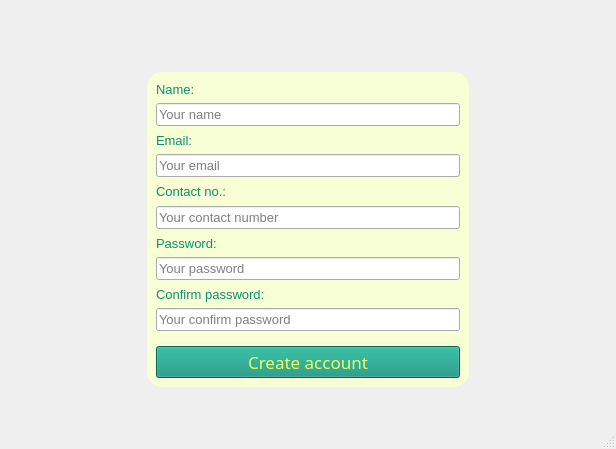
<?xml version="1.0" encoding="UTF-8"?>
<ui version="4.0">
 <class>MainWindow</class>
 <widget class="QMainWindow" name="MainWindow">
  <property name="geometry">
   <rect>
    <x>0</x>
    <y>0</y>
    <width>616</width>
    <height>449</height>
   </rect>
  </property>
  <property name="windowTitle">
   <string>MainWindow</string>
  </property>
  <property name="styleSheet">
   <string notr="true">#centralwidget{
border-image: url(D:/Nam_1/K25411_KTLT/project/images/7.png);
}</string>
  </property>
  <widget class="QWidget" name="centralwidget">
   <layout class="QVBoxLayout" name="verticalLayout">
    <item>
     <layout class="QGridLayout" name="gridLayout" rowstretch="2,10,1" columnstretch="3,7,3">
      <item row="1" column="0">
       <spacer name="horizontalSpacer_2">
        <property name="orientation">
         <enum>Qt::Horizontal</enum>
        </property>
        <property name="sizeType">
         <enum>QSizePolicy::Expanding</enum>
        </property>
        <property name="sizeHint" stdset="0">
         <size>
          <width>30</width>
          <height>20</height>
         </size>
        </property>
       </spacer>
      </item>
      <item row="1" column="2">
       <spacer name="horizontalSpacer">
        <property name="orientation">
         <enum>Qt::Horizontal</enum>
        </property>
        <property name="sizeType">
         <enum>QSizePolicy::Expanding</enum>
        </property>
        <property name="sizeHint" stdset="0">
         <size>
          <width>20</width>
          <height>20</height>
         </size>
        </property>
       </spacer>
      </item>
      <item row="0" column="1">
       <spacer name="verticalSpacer_3">
        <property name="orientation">
         <enum>Qt::Vertical</enum>
        </property>
        <property name="sizeType">
         <enum>QSizePolicy::Expanding</enum>
        </property>
        <property name="sizeHint" stdset="0">
         <size>
          <width>20</width>
          <height>40</height>
         </size>
        </property>
       </spacer>
      </item>
      <item row="1" column="1">
       <widget class="QFrame" name="frame">
        <property name="sizePolicy">
         <sizepolicy hsizetype="Expanding" vsizetype="Expanding">
          <horstretch>0</horstretch>
          <verstretch>0</verstretch>
         </sizepolicy>
        </property>
        <property name="styleSheet">
         <string notr="true">QFrame {
	background-color: rgb(248, 255, 212);
    border-radius: 15px;
}</string>
        </property>
        <property name="frameShape">
         <enum>QFrame::StyledPanel</enum>
        </property>
        <property name="frameShadow">
         <enum>QFrame::Raised</enum>
        </property>
        <layout class="QVBoxLayout" name="verticalLayout_2">
         <item>
          <layout class="QVBoxLayout" name="verticalLayout_3">
           <item>
            <widget class="QLabel" name="label_14">
             <property name="font">
              <font>
               <pointsize>10</pointsize>
              </font>
             </property>
             <property name="styleSheet">
              <string notr="true">color: rgb(11, 143, 119);</string>
             </property>
             <property name="text">
              <string>Name:</string>
             </property>
            </widget>
           </item>
           <item>
            <widget class="QLineEdit" name="lineEdit_11">
             <property name="font">
              <font>
               <pointsize>10</pointsize>
              </font>
             </property>
             <property name="styleSheet">
              <string notr="true"/>
             </property>
             <property name="placeholderText">
              <string>Your name</string>
             </property>
            </widget>
           </item>
           <item>
            <widget class="QLabel" name="label_15">
             <property name="font">
              <font>
               <pointsize>10</pointsize>
              </font>
             </property>
             <property name="styleSheet">
              <string notr="true">color: rgb(11, 143, 119);</string>
             </property>
             <property name="text">
              <string>Email:</string>
             </property>
            </widget>
           </item>
           <item>
            <widget class="QLineEdit" name="lineEdit_12">
             <property name="font">
              <font>
               <pointsize>10</pointsize>
              </font>
             </property>
             <property name="placeholderText">
              <string>Your email</string>
             </property>
            </widget>
           </item>
           <item>
            <widget class="QLabel" name="label_16">
             <property name="font">
              <font>
               <pointsize>10</pointsize>
              </font>
             </property>
             <property name="styleSheet">
              <string notr="true">color: rgb(11, 143, 119);</string>
             </property>
             <property name="text">
              <string>Contact no.:</string>
             </property>
            </widget>
           </item>
           <item>
            <widget class="QLineEdit" name="lineEdit_13">
             <property name="font">
              <font>
               <pointsize>10</pointsize>
              </font>
             </property>
             <property name="placeholderText">
              <string>Your contact number</string>
             </property>
            </widget>
           </item>
           <item>
            <widget class="QLabel" name="label_17">
             <property name="font">
              <font>
               <pointsize>10</pointsize>
              </font>
             </property>
             <property name="styleSheet">
              <string notr="true">color: rgb(11, 143, 119);</string>
             </property>
             <property name="text">
              <string>Password:</string>
             </property>
            </widget>
           </item>
           <item>
            <widget class="QLineEdit" name="lineEdit_14">
             <property name="font">
              <font>
               <pointsize>10</pointsize>
              </font>
             </property>
             <property name="placeholderText">
              <string>Your password</string>
             </property>
            </widget>
           </item>
           <item>
            <widget class="QLabel" name="label_18">
             <property name="font">
              <font>
               <pointsize>10</pointsize>
              </font>
             </property>
             <property name="styleSheet">
              <string notr="true">color: rgb(11, 143, 119);</string>
             </property>
             <property name="text">
              <string>Confirm password:</string>
             </property>
            </widget>
           </item>
           <item>
            <widget class="QLineEdit" name="lineEdit_15">
             <property name="font">
              <font>
               <pointsize>10</pointsize>
              </font>
             </property>
             <property name="placeholderText">
              <string>Your confirm password</string>
             </property>
            </widget>
           </item>
           <item>
            <widget class="Line" name="line_14">
             <property name="baseSize">
              <size>
               <width>15</width>
               <height>0</height>
              </size>
             </property>
             <property name="font">
              <font>
               <pointsize>12</pointsize>
              </font>
             </property>
             <property name="styleSheet">
              <string notr="true"/>
             </property>
             <property name="frameShadow">
              <enum>QFrame::Raised</enum>
             </property>
             <property name="lineWidth">
              <number>1</number>
             </property>
             <property name="orientation">
              <enum>Qt::Horizontal</enum>
             </property>
            </widget>
           </item>
           <item>
            <widget class="QPushButton" name="pushButton_3">
             <property name="minimumSize">
              <size>
               <width>0</width>
               <height>30</height>
              </size>
             </property>
             <property name="font">
              <font>
               <family>Rockwell</family>
               <pointsize>13</pointsize>
              </font>
             </property>
             <property name="styleSheet">
              <string notr="true">background-color: rgb(11, 143, 119);
color: rgb(236, 255, 104)
</string>
             </property>
             <property name="text">
              <string>Create account</string>
             </property>
            </widget>
           </item>
          </layout>
         </item>
        </layout>
       </widget>
      </item>
      <item row="2" column="1">
       <spacer name="verticalSpacer_2">
        <property name="orientation">
         <enum>Qt::Vertical</enum>
        </property>
        <property name="sizeType">
         <enum>QSizePolicy::Expanding</enum>
        </property>
        <property name="sizeHint" stdset="0">
         <size>
          <width>20</width>
          <height>40</height>
         </size>
        </property>
       </spacer>
      </item>
     </layout>
    </item>
   </layout>
  </widget>
  <widget class="QMenuBar" name="menubar">
   <property name="geometry">
    <rect>
     <x>0</x>
     <y>0</y>
     <width>616</width>
     <height>18</height>
    </rect>
   </property>
  </widget>
  <widget class="QStatusBar" name="statusbar"/>
 </widget>
 <resources/>
 <connections/>
</ui>
